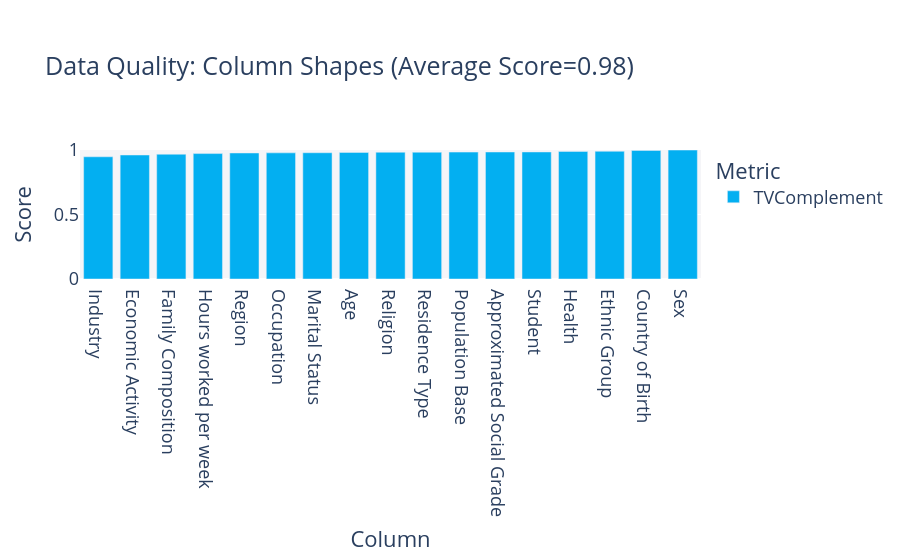

Source (notebook cell):
### Markdown cell above
## Statistical similarity evaluation

### Code cell
metadata = convert_metadata_to_sdm_format(full_ds.description.schema)
quality_report = QualityReport()
quality_report.generate(train_ds.data, synth_data.data, metadata)
fig = quality_report.get_visualization(property_name='Column Shapes')
fig.show()

results_exp['Column Pair Trends'] = quality_report.get_details('Column Pair Trends').mean()['Score']
results_exp['Column Shapes'] = quality_report.get_details('Column Shapes').mean()['Score']

### Figure 1 — Plotly figure (JSON) as saved in the notebook; plotly's stock layout.template omitted (floating-point values rounded to 4 significant figures)
{"data": [{"alignmentgroup": "True", "customdata": [["TVComplement"], ["TVComplement"], ["TVComplement"], ["TVComplement"], ["TVComplement"], ["TVComplement"], ["TVComplement"], ["TVComplement"], ["TVComplement"], ["TVComplement"], ["TVComplement"], ["TVComplement"], ["TVComplement"], ["TVComplement"], ["TVComplement"], ["TVComplement"], ["TVComplement"]], "hovertemplate": "<b>%{hovertext}</b><br><br>Metric=%{customdata[0]}<br>Score=%{y}<extra></extra>", "hovertext": ["Region", "Residence Type", "Family Composition", "Population Base", "Sex", "Age", "Marital Status", "Student", "Country of Birth", "Health", "Ethnic Group", "Religion", "Economic Activity", "Occupation", "Industry", "Hours worked per week", "Approximated Social Grade"], "legendgroup": "TVComplement", "marker": {"color": "#03AFF1", "pattern": {"shape": ""}}, "name": "TVComplement", "offsetgroup": "TVComplement", "orientation": "v", "showlegend": true, "textposition": "auto", "type": "bar", "x": ["Region", "Residence Type", "Family Composition", "Population Base", "Sex", "Age", "Marital Status", "Student", "Country of Birth", "Health", "Ethnic Group", "Religion", "Economic Activity", "Occupation", "Industry", "Hours worked per week", "Approximated Social Grade"], "xaxis": "x", "y": [0.9768, 0.9827, 0.9671, 0.9836, 0.9995, 0.9809, 0.9787, 0.9847, 0.9963, 0.9889, 0.9899, 0.9824, 0.9612, 0.9778, 0.9474, 0.9723, 0.9845], "yaxis": "y"}], "layout": {"barmode": "relative", "font": {"size": 18}, "legend": {"title": {"text": "Metric"}, "tracegroupgap": 0}, "margin": {"t": 150}, "plot_bgcolor": "#F5F5F8", "title": {"text": "Data Quality: Column Shapes (Average Score=0.98)"}, "xaxis": {"anchor": "y", "categoryorder": "total ascending", "domain": [0, 1], "title": {"text": "Column"}}, "yaxis": {"anchor": "x", "domain": [0, 1], "range": [0, 1], "title": {"text": "Score"}}}}
